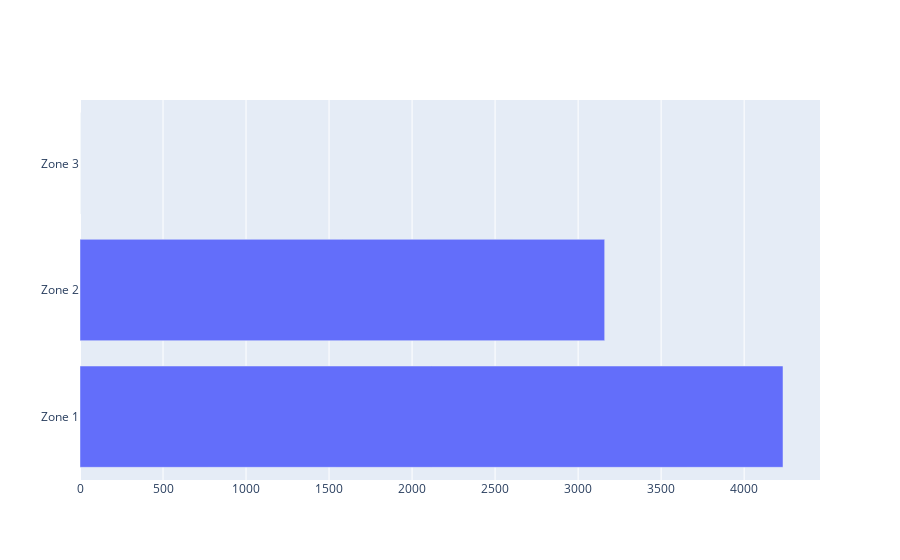

The cell this chart's notebook holds for it:
### Code cell
import plotly.graph_objects as go

x=["Zone 1", "Zone 2", "Zone 3"]
fig = go.Figure(go.Bar(y=x, x=[len(activity.loc[activity["hr_zone"]=="Zone 1"]), len(activity.loc[activity["hr_zone"]=="Zone 2"]), len(activity.loc[activity["hr_zone"]=="Zone 3"])], orientation="h"))
fig.update_layout()
fig.show()

### Figure 1 — Plotly figure (JSON) as saved in the notebook; plotly's stock layout.template omitted (floating-point values rounded to 4 significant figures)
{"data": [{"orientation": "h", "type": "bar", "x": [4234, 3160, 0], "y": ["Zone 1", "Zone 2", "Zone 3"]}], "layout": {}}
